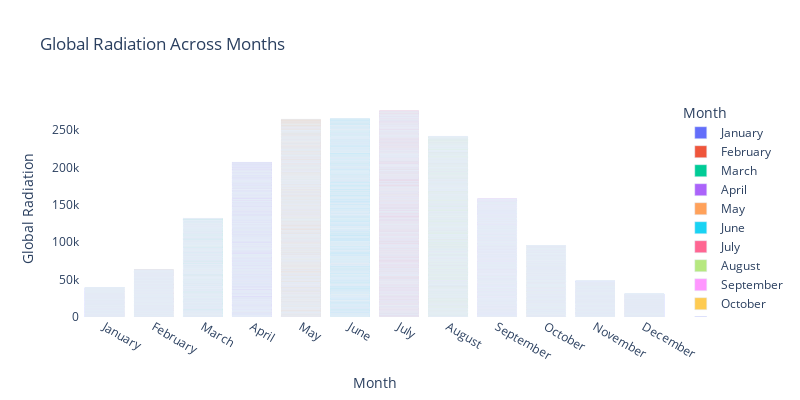

The code cell stored with this chart in its notebook:
### Markdown cell above
####         The Snow depth is high in December, January and February and low in remaining months

### Code cell
## bar plot displaying global radiation across months

import plotly.express as px

fig = px.bar(df, x='month_name', y='global_radiation',
             color='month_name',
             title='Global Radiation Across Months',
             labels={'month_name': 'Month', 'global_radiation': 'Global Radiation'},
             height=400, width=800)

fig.update_layout(
    plot_bgcolor='white',
    paper_bgcolor='white'
)

fig.show()

### Figure 1 — Plotly figure (JSON) as saved in the notebook; plotly's stock layout.template omitted (floating-point values rounded to 4 significant figures; data arrays with more than 128 entries replaced by an {"elided": "..."} marker saying what was removed)
{"data": [{"alignmentgroup": "True", "hovertemplate": "Month=%{x}<br>Global Radiation=%{y}<extra></extra>", "legendgroup": "January", "marker": {"color": "#636efa", "pattern": {"shape": ""}}, "name": "January", "offsetgroup": "January", "orientation": "v", "showlegend": true, "textposition": "auto", "type": "bar", "x": {"elided": "1302 str values"}, "xaxis": "x", "y": {"elided": "1302 int values"}, "yaxis": "y"}, {"alignmentgroup": "True", "hovertemplate": "Month=%{x}<br>Global Radiation=%{y}<extra></extra>", "legendgroup": "February", "marker": {"color": "#EF553B", "pattern": {"shape": ""}}, "name": "February", "offsetgroup": "February", "orientation": "v", "showlegend": true, "textposition": "auto", "type": "bar", "x": {"elided": "1187 str values"}, "xaxis": "x", "y": {"elided": "1187 int values"}, "yaxis": "y"}, {"alignmentgroup": "True", "hovertemplate": "Month=%{x}<br>Global Radiation=%{y}<extra></extra>", "legendgroup": "March", "marker": {"color": "#00cc96", "pattern": {"shape": ""}}, "name": "March", "offsetgroup": "March", "orientation": "v", "showlegend": true, "textposition": "auto", "type": "bar", "x": {"elided": "1302 str values"}, "xaxis": "x", "y": {"elided": "1302 int values"}, "yaxis": "y"}, {"alignmentgroup": "True", "hovertemplate": "Month=%{x}<br>Global Radiation=%{y}<extra></extra>", "legendgroup": "April", "marker": {"color": "#ab63fa", "pattern": {"shape": ""}}, "name": "April", "offsetgroup": "April", "orientation": "v", "showlegend": true, "textposition": "auto", "type": "bar", "x": {"elided": "1260 str values"}, "xaxis": "x", "y": {"elided": "1260 int values"}, "yaxis": "y"}, {"alignmentgroup": "True", "hovertemplate": "Month=%{x}<br>Global Radiation=%{y}<extra></extra>", "legendgroup": "May", "marker": {"color": "#FFA15A", "pattern": {"shape": ""}}, "name": "May", "offsetgroup": "May", "orientation": "v", "showlegend": true, "textposition": "auto", "type": "bar", "x": {"elided": "1302 str values"}, "xaxis": "x", "y": {"elided": "1302 int values"}, "yaxis": "y"}, {"alignmentgroup": "True", "hovertemplate": "Month=%{x}<br>Global Radiation=%{y}<extra></extra>", "legendgroup": "June", "marker": {"color": "#19d3f3", "pattern": {"shape": ""}}, "name": "June", "offsetgroup": "June", "orientation": "v", "showlegend": true, "textposition": "auto", "type": "bar", "x": {"elided": "1260 str values"}, "xaxis": "x", "y": {"elided": "1260 int values"}, "yaxis": "y"}, {"alignmentgroup": "True", "hovertemplate": "Month=%{x}<br>Global Radiation=%{y}<extra></extra>", "legendgroup": "July", "marker": {"color": "#FF6692", "pattern": {"shape": ""}}, "name": "July", "offsetgroup": "July", "orientation": "v", "showlegend": true, "textposition": "auto", "type": "bar", "x": {"elided": "1302 str values"}, "xaxis": "x", "y": {"elided": "1302 int values"}, "yaxis": "y"}, {"alignmentgroup": "True", "hovertemplate": "Month=%{x}<br>Global Radiation=%{y}<extra></extra>", "legendgroup": "August", "marker": {"color": "#B6E880", "pattern": {"shape": ""}}, "name": "August", "offsetgroup": "August", "orientation": "v", "showlegend": true, "textposition": "auto", "type": "bar", "x": {"elided": "1302 str values"}, "xaxis": "x", "y": {"elided": "1302 int values"}, "yaxis": "y"}, {"alignmentgroup": "True", "hovertemplate": "Month=%{x}<br>Global Radiation=%{y}<extra></extra>", "legendgroup": "September", "marker": {"color": "#FF97FF", "pattern": {"shape": ""}}, "name": "September", "offsetgroup": "September", "orientation": "v", "showlegend": true, "textposition": "auto", "type": "bar", "x": {"elided": "1260 str values"}, "xaxis": "x", "y": {"elided": "1260 int values"}, "yaxis": "y"}, {"alignmentgroup": "True", "hovertemplate": "Month=%{x}<br>Global Radiation=%{y}<extra></extra>", "legendgroup": "October", "marker": {"color": "#FECB52", "pattern": {"shape": ""}}, "name": "October", "offsetgroup": "October", "orientation": "v", "showlegend": true, "textposition": "auto", "type": "bar", "x": {"elided": "1302 str values"}, "xaxis": "x", "y": {"elided": "1302 int values"}, "yaxis": "y"}, {"alignmentgroup": "True", "hovertemplate": "Month=%{x}<br>Global Radiation=%{y}<extra></extra>", "legendgroup": "November", "marker": {"color": "#636efa", "pattern": {"shape": ""}}, "name": "November", "offsetgroup": "November", "orientation": "v", "showlegend": true, "textposition": "auto", "type": "bar", "x": {"elided": "1260 str values"}, "xaxis": "x", "y": {"elided": "1260 int values"}, "yaxis": "y"}, {"alignmentgroup": "True", "hovertemplate": "Month=%{x}<br>Global Radiation=%{y}<extra></extra>", "legendgroup": "December", "marker": {"color": "#EF553B", "pattern": {"shape": ""}}, "name": "December", "offsetgroup": "December", "orientation": "v", "showlegend": true, "textposition": "auto", "type": "bar", "x": {"elided": "1302 str values"}, "xaxis": "x", "y": {"elided": "1302 int values"}, "yaxis": "y"}], "layout": {"barmode": "relative", "height": 400, "legend": {"title": {"text": "Month"}, "tracegroupgap": 0}, "paper_bgcolor": "white", "plot_bgcolor": "white", "title": {"text": "Global Radiation Across Months"}, "width": 800, "xaxis": {"anchor": "y", "categoryarray": ["January", "February", "March", "April", "May", "June", "July", "August", "September", "October", "November", "December"], "categoryorder": "array", "domain": [0, 1], "title": {"text": "Month"}}, "yaxis": {"anchor": "x", "domain": [0, 1], "title": {"text": "Global Radiation"}}}}
